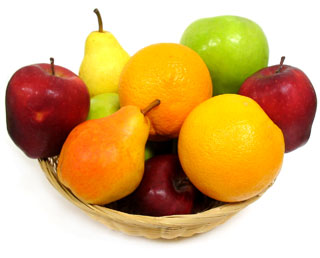
%> input picture udacity/images/fruit.png, 320 x 258 px
$ octave 4_Color_Planes.m   (GNU Octave 9; MATLAB toolbox functions it lacks are replaced by stand-ins)
%> lines starting %> are read from the running program, lines starting %| are printed output that depends on the picture
### udacity/Lesson 2 - 2A-L1 Images as functions/getImagePath.m
%%

function output = getImagePath(imgName)
    [PATHSTR,NAME,EXT] = fileparts(mfilename('fullpath'));
    output = fullfile(PATHSTR, '..', 'images', imgName);
end

### udacity/Lesson 2 - 2A-L1 Images as functions/4_Color_Planes.m
% Color planes
img = imread(getImagePath('fruit.png'));
%> img is the input picture: size 258x320x3 uint8; mean R, G, B 216.9, 178.6, 119.7
%imshow(img);

%disp(size(img));

% TODO: Select a color plane, display it, inspect values from a row
img_size = size(img);
%> img_size = [258 320 3]
%disp(size(img_size))
img_height = img_size(1,1);
%> img_height = 258
img_width = img_size(1,2);
%> img_width = 320
cropped_img = img(img_height/3:2*img_height/3,1:img_width/3,:);
figure, imshow(cropped_img);
%> after `imshow(cropped_img)`:
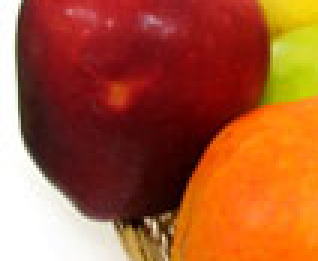
%> displayed picture: size 87x106x3, on the screen's scale of 0 to 255 (shown 3 times larger); mean R, G, B 168.9, 88.4, 51.1
cropped_img_red = cropped_img(:,:,1);
figure, imshow(cropped_img_red);
%> after `imshow(cropped_img_red)`:
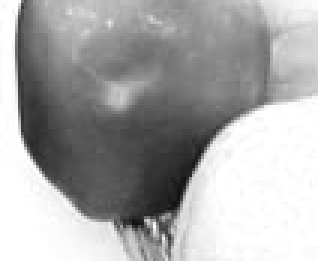
%> displayed picture: size 87x106, on the screen's scale of 0 to 255 (shown 3 times larger); min 16, max 255, mean 168.9
cropped_img_size = size(cropped_img_red);
%> cropped_img_size = [87 106]
cropped_img_red_height = cropped_img_size(1);
%> cropped_img_red_height = 87
cropped_img_red_width = cropped_img_size(2);
%> cropped_img_red_width = 106

cropped_img_red_height = cropped_img_red_height + 1; % to avoid rounding when divided by 2
%> cropped_img_red_height = 88

line([1 cropped_img_red_width], [cropped_img_red_height/2 cropped_img_red_height/2], 'color', 'r');
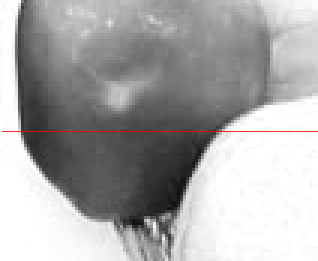
%> figure redrawn from the program's plot data; shown 3 times larger

cropped_img_red_middle_line = cropped_img_red(cropped_img_red_height/2, :);
%> cropped_img_red_middle_line = 106 values, max 255 at index 1, min 47 at index 12, mean 138.7
figure, plot(cropped_img_red_middle_line);
%> after `plot(cropped_img_red_middle_line)`:
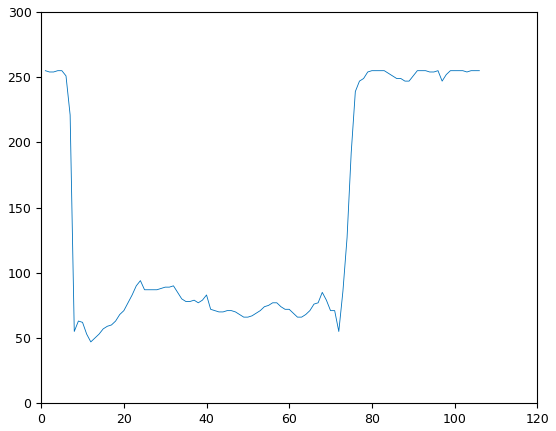
%> figure redrawn from the program's plot data; curve peaks at x = 1, y = 255

$ run again, with udacity/images/barb.png copied over udacity/images/fruit.png
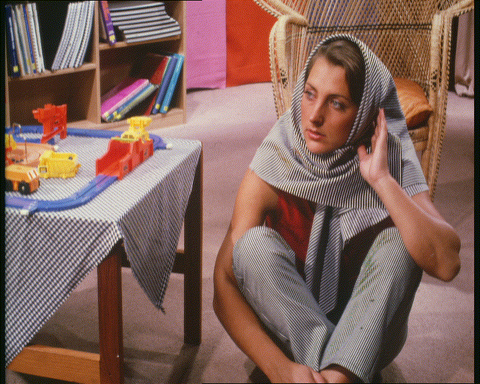
%> input picture udacity/images/barb.png, 480 x 384 px
%> img is the input picture: size 384x480x3 uint8; mean R, G, B 130, 100.2, 92.4
%> `line([1 cropped_img_red_width], [cropped_img_red_height/2 cropped_img_..`:
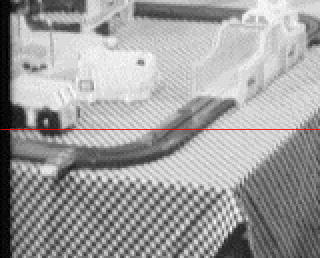
%> figure redrawn from the program's plot data; shown 2 times larger
%> cropped_img_red_middle_line = 160 values, max 226 at index 75, min 0 at index 1, mean 152.7
%> `plot(cropped_img_red_middle_line)`:
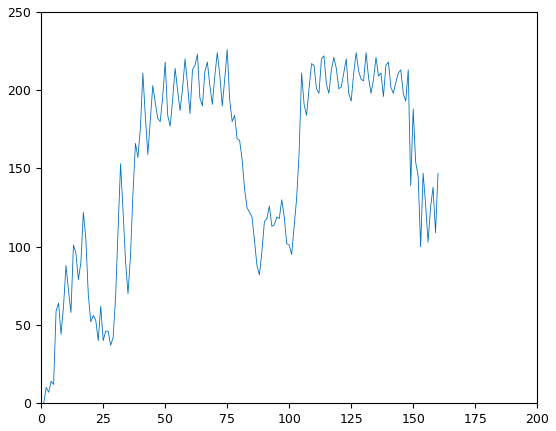
%> figure redrawn from the program's plot data; curve peaks at x = 75, y = 226

$ run again, with udacity/images/bicycle.png copied over udacity/images/fruit.png
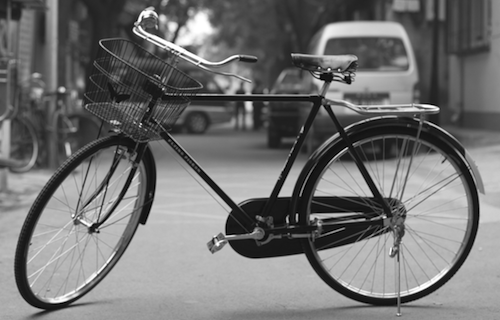
%> input picture udacity/images/bicycle.png, 500 x 320 px
%> img is the input picture: size 320x500 uint8; min 0, max 255, mean 114.2
%> `line([1 cropped_img_red_width], [cropped_img_red_height/2 cropped_img_..`:
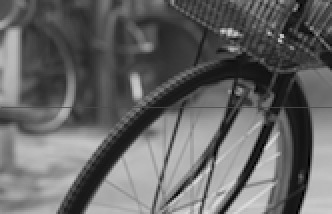
%> figure redrawn from the program's plot data; shown 2 times larger
%> cropped_img_red_middle_line = 166 values, max 169 at index 33, min 16 at index 137, mean 84.14
%> `plot(cropped_img_red_middle_line)`:
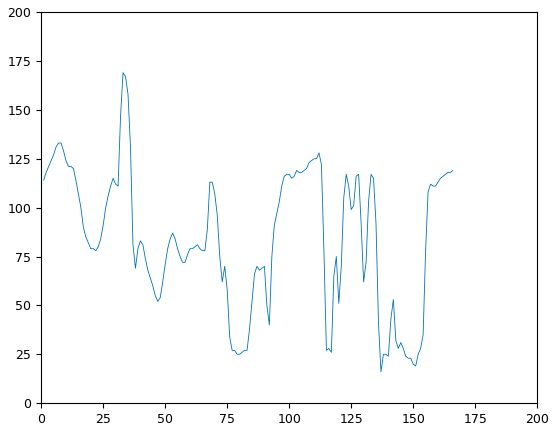
%> figure redrawn from the program's plot data; curve peaks at x = 33, y = 169

$ run again, with udacity/images/brooklyn-bridge.png copied over udacity/images/fruit.png
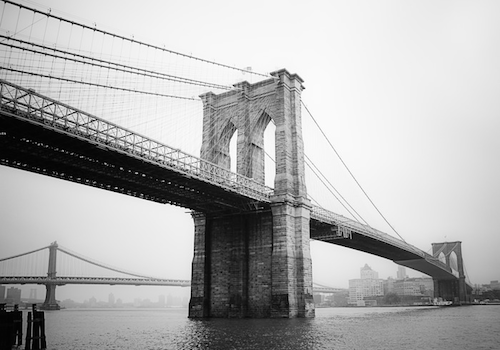
%> input picture udacity/images/brooklyn-bridge.png, 500 x 350 px
%> img is the input picture: size 350x500 uint8; min 0, max 255, mean 175.7
%> `line([1 cropped_img_red_width], [cropped_img_red_height/2 cropped_img_..`:
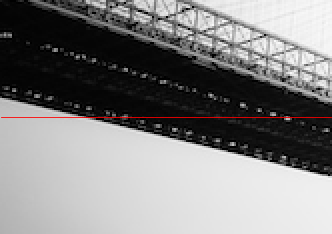
%> figure redrawn from the program's plot data; shown 2 times larger
%> cropped_img_red_middle_line = 166 values, max 215 at index 37, min 0 at index 45, mean 65.51
%> `plot(cropped_img_red_middle_line)`:
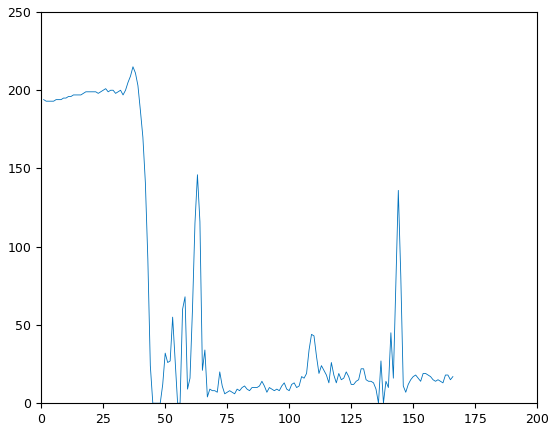
%> figure redrawn from the program's plot data; curve peaks at x = 37, y = 215
